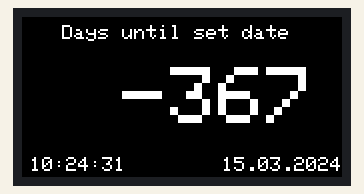
Recording of a sketch running on a simulated ESP32. Shown: 160×80 colour display. WiFi joins after 1.5 s; servers stay silent unless stated; the local clock reads 2024-03-15 10:24:30 at power-on unless the sketch sets it.

Above: at 1.87 s.
At 6.1 s:
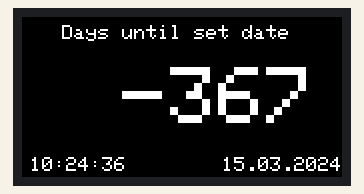
At 11.1 s:
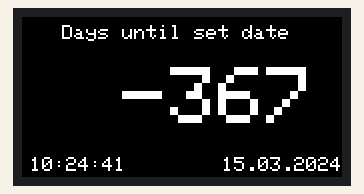
At 20.1 s:
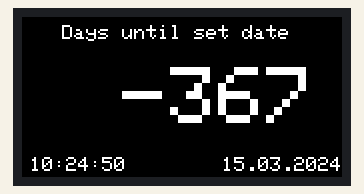
At 31.1 s:
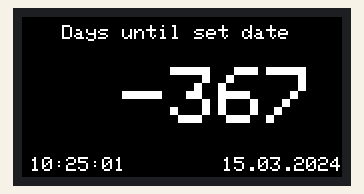
At 39.1 s:
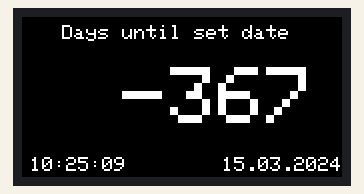

The sketch:

M5Stick_date_countdown.ino
```cpp
#include "M5StickC.h" // include the M5StickC library
#include "WiFi.h" // include the WiFi library for NTP
#include "time.h" // include time.h for struct tm

const char* ssid = "your-wifi-SSID"; // replace with your WiFi SSID
const char* password = "your-wifi-password"; // replace with your WiFi password

#define TIMEZONE  1 // GMT+1, change it to your time zone

RTC_TimeTypeDef RTC_TimeStruct;
RTC_DateTypeDef RTC_DateStruct;

int year = 2023; //desired year
int month = 3; //desired month
int date = 14; //desired date

int prevDay = 0;
float t;
time_t setDateTime;

void setup() {
  M5.begin(); // initialize the M5StickC
  M5.Axp.ScreenBreath(8);
  M5.Lcd.setRotation(1);
  M5.Lcd.fillScreen(BLACK);
  M5.Lcd.setCursor(0,4);
  // connect to WiFi
  WiFi.begin(ssid, password);
  M5.Lcd.println("Connecting to WiFi..");
  while (WiFi.status() != WL_CONNECTED) {
  delay(500);
  }
  M5.Lcd.println("WiFi connected");

  // set the time using NTP
  configTime(TIMEZONE * 3600L, 0, "ntp.nict.jp", "time.google.com", "ntp.jst.mfeed.ad.jp"); // set the NTP servers
  time_t now;
  struct tm timeInfo;
  M5.Lcd.fillScreen(BLACK);
  M5.Lcd.setCursor(0,4);
  M5.Lcd.println("Retrieving time from NTP server..");
  while (!getLocalTime(&timeInfo)) { // wait until the time is retrieved
    delay(500);
  }
  RTC_TimeTypeDef TimeStruct;
  TimeStruct.Hours   = timeInfo.tm_hour;
  TimeStruct.Minutes = timeInfo.tm_min;
  TimeStruct.Seconds = timeInfo.tm_sec;
  M5.Rtc.SetTime(&TimeStruct);

  RTC_DateTypeDef DateStruct;
  DateStruct.WeekDay = timeInfo.tm_wday;
  DateStruct.Month = timeInfo.tm_mon + 1;
  DateStruct.Date = timeInfo.tm_mday;
  DateStruct.Year = timeInfo.tm_year + 1900;
  M5.Rtc.SetData(&DateStruct);

  M5.Rtc.GetTime(&RTC_TimeStruct);
  t = RTC_TimeStruct.Seconds;

  M5.Lcd.fillScreen(BLACK);
  M5.Lcd.setCursor(20,4);
  M5.Lcd.printf("Days until set date\n");
}

void loop() {
  // get the current date and time from the RTC
  M5.Rtc.GetTime(&RTC_TimeStruct);
  M5.Rtc.GetData(&RTC_DateStruct);

  tm setDate = {};
  setDate.tm_year = year;
  setDate.tm_mon = month-1; // Month is 0-based
  setDate.tm_mday = date;
  time_t setDateTime = mktime(&setDate);

  tm current= {};
  current.tm_year = RTC_DateStruct.Year;
  current.tm_mon = RTC_DateStruct.Month-1; // Month is 0-based
  current.tm_mday = RTC_DateStruct.Date;

  time_t currentTime = mktime(&current);
  double secondsUntilSetDate = difftime(setDateTime, currentTime);

  // Calculate the number of days until set date
  int daysUntilSetDate = secondsUntilSetDate / 86400;


  // display the number of days until set date on the M5StickC screen
  if (prevDay!=daysUntilSetDate){ //update everything when daysUntilSetDate changes
    M5.Lcd.fillScreen(BLACK);
    M5.Lcd.setCursor(20,4);
    M5.Lcd.printf("Days until set date\n");
    M5.Lcd.setCursor(50,25);
    M5.Lcd.setTextSize(4);
    M5.Lcd.printf("%d\n", daysUntilSetDate);
    M5.Lcd.setTextSize(1);
    M5.Lcd.setCursor(4, 70);
    M5.Lcd.printf("%02d:%02d:%02d\n",RTC_TimeStruct.Hours, RTC_TimeStruct.Minutes, RTC_TimeStruct.Seconds);
    M5.Lcd.setCursor(100, 70);
    M5.Lcd.printf("%02d.%02d.%04d\n",RTC_DateStruct.Date, RTC_DateStruct.Month, RTC_DateStruct.Year);
    prevDay = daysUntilSetDate;
  }
  if (t!=RTC_TimeStruct.Seconds){ //update only time when seconds change, prevents flickering
    M5.Lcd.fillRect(0, 70, 90, 10, BLACK);
    M5.Lcd.setCursor(4,70);
    M5.Lcd.printf("%02d:%02d:%02d\n",RTC_TimeStruct.Hours, RTC_TimeStruct.Minutes, RTC_TimeStruct.Seconds);
    t = RTC_TimeStruct.Seconds;
  }
}
```

Measured:
- what the display in image 1 shows lasts 1.0 s, from 6.0 s to 7.0 s
